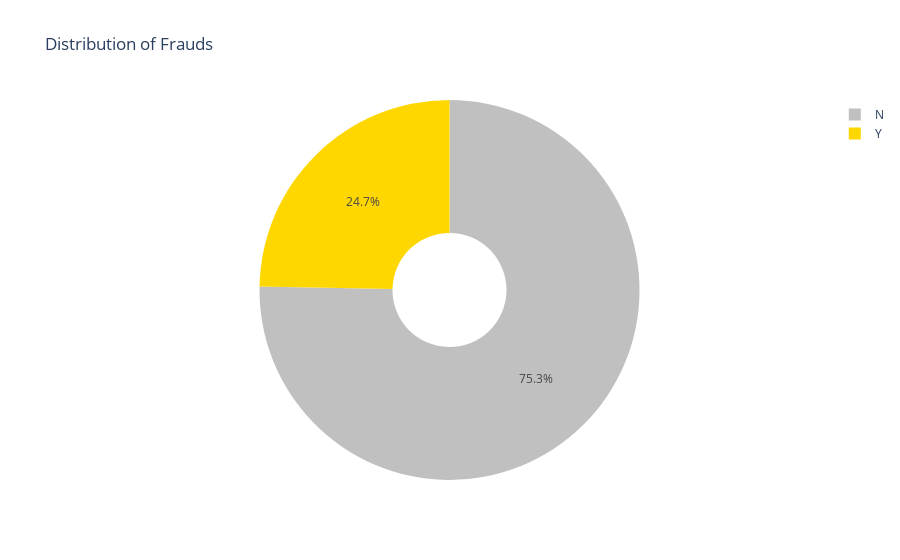

Write notebook code for a chart like this one.
### Markdown cell above
## Data Visualizations

### Code cell
fraud = data['fraud_reported'].value_counts()

label_fraud = fraud.index
size_fraud = fraud.values

colors = ['silver', 'gold']
trace = go.Pie(
         labels = label_fraud, values = size_fraud, marker = dict(colors = colors), name = 'Frauds', hole = 0.3)


df = [trace]

layout = go.Layout(
           title = 'Distribution of Frauds')

fig = go.Figure(data = df, layout = layout)

py.iplot(fig)

### Figure 1 — Plotly figure (JSON) as saved in the notebook; plotly's stock layout.template omitted (floating-point values rounded to 4 significant figures)
{"data": [{"hole": 0.3, "labels": ["N", "Y"], "marker": {"colors": ["silver", "gold"]}, "name": "Frauds", "type": "pie", "values": [753, 247]}], "layout": {"title": {"text": "Distribution of Frauds"}}}
